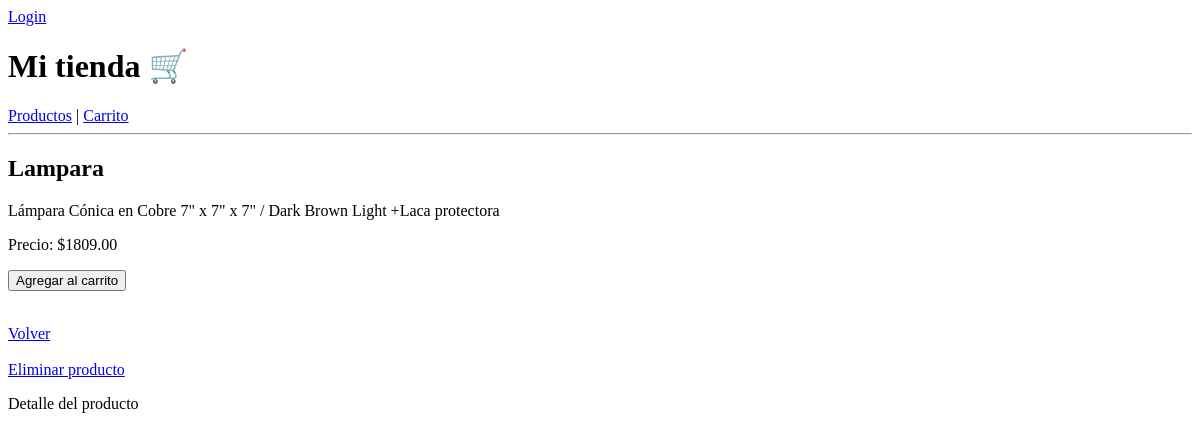
Page /products/2/ on the earlier database version.
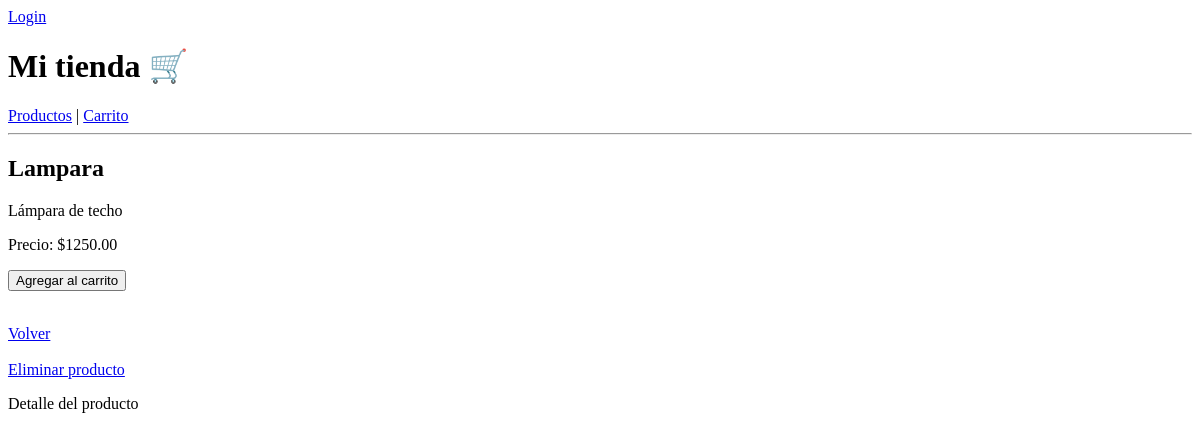
Same page on the later database version.
### product/models.py (models this page shows, shortened)
class Product(models.Model):
    name = models.CharField(max_length=100)
    description = models.TextField()
    price = models.DecimalField(max_digits=10, decimal_places=2)

### product/views.py (the view)
# urls.py: path('<int:pk>/', ProductDetailView.as_view(), name='product_detail'),
class ProductDetailView(DetailView):
    model = Product
    template_name = 'product/detail.html'
    context_object_name = 'product'
    def get_context_data(self, **kwargs):
        context = super().get_context_data(**kwargs)
        context['mensaje'] = "Detalle del producto"
        return context

### product/templates/product/detail.html (shortened to what this page needs)
{% extends 'base.html' %}
{% block content %}
<h2>{{ product.name }}</h2>
<p>{{ product.description }}</p>
<p>Precio: ${{ product.price }}</p>
<form method="post" action="{% url 'add_to_cart' product.id %}">
    <button type="submit">Agregar al carrito</button>
</form>
<br>
<a href="/products/">Volver</a>
<br><br>
<a href="{% url 'product_delete' product.id %}">Eliminar producto</a>
<p>{{ mensaje }}</p>
{% endblock %}

Differences in the rows shown:
changed Product "Lampara": description "Lámpara Cónica en Cobre 7\" x 7\" x 7\" / Dark Brown Light +Laca protectora" → "Lámpara de techo"; price "1809.00" → "1250.00"
